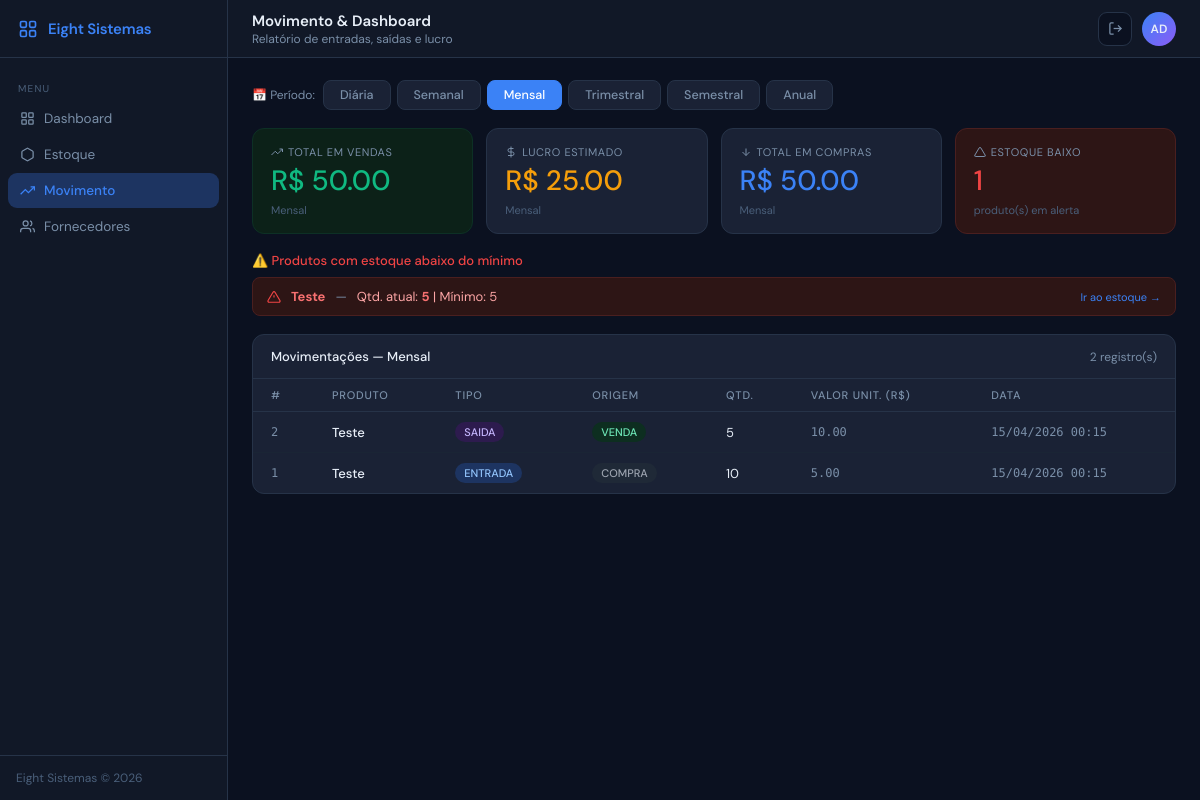
/movimento (signed in), run on the app's committed database.
### app.py (models this page shows)
class Produto(db.Model):
    __tablename__ = 'produtos'
    id = db.Column(db.Integer, primary_key=True)
    nome = db.Column(db.String(50))
    categoria = db.Column(db.String(50))
    quantidade = db.Column(db.Integer, default=0)
    estoque_minimo = db.Column(db.Integer, default=5)
    preco_custo = db.Column(db.Numeric(10, 2))
    preco_venda = db.Column(db.Numeric(10, 2))
    fornecedor_id = db.Column(db.Integer, db.ForeignKey('fornecedores.id'))
    descricao = db.Column(db.Text)

class Movimentacao(db.Model):
    __tablename__ = 'movimentacoes_estoque'
    id = db.Column(db.Integer, primary_key=True)
    produto_id = db.Column(db.Integer, db.ForeignKey('produtos.id', ondelete='CASCADE'))
    tipo = db.Column(db.Enum('entrada', 'saida'), nullable=False)
    quantidade = db.Column(db.Integer, nullable=False)
    origem = db.Column(db.Enum('compra', 'venda', 'ajuste'), nullable=False)
    valor_unitario = db.Column(db.Numeric(10, 2))
    custo_unitario = db.Column(db.Numeric(10, 2))
    data_movimentacao = db.Column(db.DateTime, default=db.func.current_timestamp())

### app.py (the view)
@app.route('/movimento')
@login_required
def movimento():
    from datetime import timedelta
    filtro = request.args.get('filtro', 'mensal')
    agora = datetime.now()
    filtros_map = {
        'diario':      agora - timedelta(days=1),
        'semanal':     agora - timedelta(weeks=1),
        'mensal':      agora - timedelta(days=30),
        'trimestral':  agora - timedelta(days=90),
        'semestral':   agora - timedelta(days=180),
        'anual':       agora - timedelta(days=365),
    }
    data_inicio = filtros_map.get(filtro, filtros_map['mensal'])
    movimentacoes = db.session.query(Movimentacao, Produto).join(
        Produto, Movimentacao.produto_id == Produto.id
    ).filter(
        Movimentacao.data_movimentacao >= data_inicio
    ).order_by(Movimentacao.data_movimentacao.desc()).all()
    total_vendas = 0
    total_lucro  = 0
    total_compras = 0
    for mov, prod in movimentacoes:
        if mov.tipo == 'saida' and mov.origem == 'venda':
            receita = float(mov.valor_unitario or 0) * mov.quantidade
            custo   = float(mov.custo_unitario or 0) * mov.quantidade
            total_vendas  += receita
            total_lucro   += (receita - custo)
        elif mov.tipo == 'entrada' and mov.origem == 'compra':
            total_compras += float(mov.valor_unitario or 0) * mov.quantidade
    alertas = Produto.query.filter(Produto.quantidade <= Produto.estoque_minimo).all()
    lista_mov = []
    for mov, prod in movimentacoes:
        lista_mov.append({
            "id": mov.id,
            "produto_nome": prod.nome,
            "tipo": mov.tipo,
            "origem": mov.origem,
            "quantidade": mov.quantidade,
            "valor_unitario": mov.valor_unitario,
            "data": mov.data_movimentacao.strftime('%d/%m/%Y %H:%M') if mov.data_movimentacao else "-"
        })
    from collections import defaultdict
    graf_entradas = defaultdict(float)
    graf_saidas   = defaultdict(float)
    seis_meses = datetime.now() - timedelta(days=180)
    movs_graf = db.session.query(Movimentacao).filter(
        Movimentacao.data_movimentacao >= seis_meses
    ).all()
    for m in movs_graf:
        mes = m.data_movimentacao.strftime('%b/%y') if m.data_movimentacao else '?'
        if m.tipo == 'entrada':
            graf_entradas[mes] += m.quantidade
        else:
            graf_saidas[mes] += m.quantidade
    todos_meses = sorted(set(list(graf_entradas.keys()) + list(graf_saidas.keys())))
    graf_labels   = todos_meses
    graf_ent_vals = [graf_entradas.get(m, 0) for m in todos_meses]
    graf_sai_vals = [graf_saidas.get(m, 0)   for m in todos_meses]
    from sqlalchemy import func as sqlfunc
    top_vendidos = db.session.query(
        Produto.nome,
        sqlfunc.sum(Movimentacao.quantidade).label('total')
    ).join(Movimentacao, Movimentacao.produto_id == Produto.id)     .filter(Movimentacao.tipo == 'saida', Movimentacao.origem == 'venda')     .group_by(Produto.id)     .order_by(sqlfunc.sum(Movimentacao.quantidade).desc())     .limit(5).all()
    max_vend = max((t for _, t in top_vendidos), default=1) or 1
    top_vendidos_data = [
        {"nome": n, "total": int(t), "pct": round(int(t)/max_vend*100)}
        for n, t in top_vendidos
    ]
    todos_produtos = Produto.query.order_by(Produto.quantidade.asc()).all()
    estoque_rapido = [
        {
            "nome": p.nome,
            "id": p.id,
            "quantidade": p.quantidade,
            "ok": p.quantidade > p.estoque_minimo,
            "categoria": p.categoria or "—"
        }
        for p in todos_produtos
    ]
    return render_template('movimento.html',
                           movimentacoes=lista_mov,
                           total_vendas=total_vendas,
                           total_lucro=total_lucro,
                           total_compras=total_compras,
                           alertas=alertas,
                           filtro_ativo=filtro,
                           graf_labels=graf_labels,
                           graf_entradas=graf_ent_vals,
                           graf_saidas=graf_sai_vals,
                           top_vendidos=top_vendidos_data,
                           estoque_rapido=estoque_rapido,
                           total_produtos=Produto.query.count())

### app.py (called while the page is built)
def login_required(f):
    @wraps(f)
    def decorated(*args, **kwargs):
        if 'usuario_id' not in session:
            return redirect(url_for('login'))
        return f(*args, **kwargs)
    return decorated

### templates/movimento.html (shortened to what this page needs)
{% extends "base.html" %}
{% block nav_movimento %}active{% endblock %}
{% block page_title %}Movimento & Dashboard{% endblock %}
{% block page_sub %}Relatório de entradas, saídas e lucro{% endblock %}
{% block content %}
<div class="filtro-bar">
  <span class="filtro-label">📅 Período:</span>
  {% set opcoes = [
    ('diario',     'Diária'),
    ('semanal',    'Semanal'),
    ('mensal',     'Mensal'),
    ('trimestral', 'Trimestral'),
    ('semestral',  'Semestral'),
    ('anual',      'Anual')
  ] %}
  {% for valor, label in opcoes %}
  <a href="/movimento?filtro={{ valor }}"
     class="filtro-btn {{ 'ativo' if filtro_ativo == valor else '' }}">
    {{ label }}
  </a>
  {% endfor %}
</div>
<div class="cards-grid">
  <div class="stat-card success">
    <div class="card-label">
      <svg viewBox="0 0 24 24" fill="none" stroke="currentColor" stroke-width="2"><polyline points="23 6 13.5 15.5 8.5 10.5 1 18"/><polyline points="17 6 23 6 23 12"/></svg>
      Total em Vendas
    </div>
    <div class="card-value green">R$ {{ "%.2f"|format(total_vendas) }}</div>
    <div class="card-sub">{{ filtro_ativo | capitalize }}</div>
  </div>
  <div class="stat-card">
    <div class="card-label">
      <svg viewBox="0 0 24 24" fill="none" stroke="currentColor" stroke-width="2"><line x1="12" y1="1" x2="12" y2="23"/><path d="M17 5H9.5a3.5 3.5 0 0 0 0 7h5a3.5 3.5 0 0 1 0 7H6"/></svg>
      Lucro Estimado
    </div>
    <div class="card-value amber">R$ {{ "%.2f"|format(total_lucro) }}</div>
    <div class="card-sub">{{ filtro_ativo | capitalize }}</div>
  </div>
  <div class="stat-card">
    <div class="card-label">
      <svg viewBox="0 0 24 24" fill="none" stroke="currentColor" stroke-width="2"><path d="M12 5v14M5 12l7 7 7-7"/></svg>
      Total em Compras
    </div>
    <div class="card-value blue">R$ {{ "%.2f"|format(total_compras) }}</div>
    <div class="card-sub">{{ filtro_ativo | capitalize }}</div>
  </div>
  <div class="stat-card {{ 'danger' if alertas|length > 0 else '' }}">
    <div class="card-label">
      <svg viewBox="0 0 24 24" fill="none" stroke="currentColor" stroke-width="2"><path d="M10.29 3.86L1.82 18a2 2 0 0 0 1.71 3h16.94a2 2 0 0 0 1.71-3L13.71 3.86a2 2 0 0 0-3.42 0z"/></svg>
      Estoque Baixo
    </div>
    <div class="card-value {{ 'red' if alertas|length > 0 else 'green' }}">{{ alertas|length }}</div>
    <div class="card-sub">produto(s) em alerta</div>
  </div>
</div>
{% if alertas %}
<div>
  <div style="font-size:13px;font-weight:500;margin-bottom:8px;color:var(--red);">⚠️ Produtos com estoque abaixo do mínimo</div>
  <div class="alertas-wrap">
    {% for p in alertas %}
    <div class="alerta-item">
      <svg viewBox="0 0 24 24" fill="none" stroke="currentColor" stroke-width="2"><path d="M10.29 3.86L1.82 18a2 2 0 0 0 1.71 3h16.94a2 2 0 0 0 1.71-3L13.71 3.86a2 2 0 0 0-3.42 0z"/><line x1="12" y1="9" x2="12" y2="13"/><line x1="12" y1="17" x2="12.01" y2="17"/></svg>
      <strong>{{ p.nome }}</strong>
      <span style="color:var(--muted);">—</span>
      <span>Qtd. atual: <strong>{{ p.quantidade }}</strong> | Mínimo: {{ p.estoque_minimo }}</span>
      <a href="/estoque" style="margin-left:auto;font-size:11px;color:var(--blue);text-decoration:none;">Ir ao estoque →</a>
    </div>
    {% endfor %}
  </div>
</div>
{% endif %}
<div class="tcard">
  <div class="tcard-header">
    <span class="tcard-title">Movimentações — {{ filtro_ativo | capitalize }}</span>
    <span class="text-muted" style="font-size:12px;">{{ movimentacoes|length }} registro(s)</span>
  </div>
  {% if movimentacoes %}
  <table>
    <thead>
      <tr>
        <th>#</th>
        <th>Produto</th>
        <th>Tipo</th>
        <th>Origem</th>
        <th>Qtd.</th>
        <th>Valor Unit. (R$)</th>
        <th>Data</th>
      </tr>
    </thead>
    <tbody>
      {% for m in movimentacoes %}
      <tr>
        <td class="mono">{{ m.id }}</td>
        <td class="fw500">{{ m.produto_nome }}</td>
        <td>
          <span class="badge-status {{ 'badge-entrada' if m.tipo == 'entrada' else 'badge-saida' }}">
            {{ m.tipo | upper }}
          </span>
        </td>
        <td>
          <span class="badge-status
            {% if m.origem == 'venda' %}badge-venda
            {% elif m.origem == 'compra' %}badge-compra
            {% else %}badge-ajuste{% endif %}">
            {{ m.origem | upper }}
          </span>
        </td>
        <td>{{ m.quantidade }}</td>
        <td class="mono">{{ "%.2f"|format(m.valor_unitario|float) if m.valor_unitario else '—' }}</td>
        <td class="text-muted mono">{{ m.data }}</td>
      </tr>
      {% endfor %}
    </tbody>
  </table>
  {% else %}
  <div class="empty-state">
    <svg viewBox="0 0 24 24" fill="none" stroke="currentColor" stroke-width="1.5"><polyline points="23 6 13.5 15.5 8.5 10.5 1 18"/><polyline points="17 6 23 6 23 12"/></svg>
    Nenhuma movimentação no período selecionado.
  </div>
  {% endif %}
</div>
{% endblock %}

### templates/base.html (shortened to what this page needs)
<!DOCTYPE html>
<html lang="pt-br">
<head>
</head>
<body>
<div class="app">
  <aside class="sidebar">
    <div class="sidebar-logo">
      <svg viewBox="0 0 24 24" fill="none" stroke="currentColor" stroke-width="2">
        <rect x="3" y="3" width="7" height="7" rx="1.5"/>
        <rect x="14" y="3" width="7" height="7" rx="1.5"/>
        <rect x="3" y="14" width="7" height="7" rx="1.5"/>
        <rect x="14" y="14" width="7" height="7" rx="1.5"/>
      </svg>
      Eight Sistemas
    </div>
    <nav class="nav">
      <div class="nav-section">Menu</div>
      <a href="/" class="nav-item {% block nav_home %}{% endblock %}">
        <svg viewBox="0 0 24 24" fill="none" stroke="currentColor" stroke-width="2"><rect x="3" y="3" width="7" height="7" rx="1"/><rect x="14" y="3" width="7" height="7" rx="1"/><rect x="3" y="14" width="7" height="7" rx="1"/><rect x="14" y="14" width="7" height="7" rx="1"/></svg>
        Dashboard
      </a>
      <a href="/estoque" class="nav-item {% block nav_estoque %}{% endblock %}">
        <svg viewBox="0 0 24 24" fill="none" stroke="currentColor" stroke-width="2"><path d="M21 16V8a2 2 0 0 0-1-1.73l-7-4a2 2 0 0 0-2 0l-7 4A2 2 0 0 0 3 8v8a2 2 0 0 0 1 1.73l7 4a2 2 0 0 0 2 0l7-4A2 2 0 0 0 21 16z"/></svg>
        Estoque
      </a>
      <a href="/movimento" class="nav-item {% block nav_movimento %}{% endblock %}">
        <svg viewBox="0 0 24 24" fill="none" stroke="currentColor" stroke-width="2"><polyline points="23 6 13.5 15.5 8.5 10.5 1 18"/><polyline points="17 6 23 6 23 12"/></svg>
        Movimento
      </a>
      <a href="/fornecedores" class="nav-item {% block nav_fornecedores %}{% endblock %}">
        <svg viewBox="0 0 24 24" fill="none" stroke="currentColor" stroke-width="2"><path d="M17 21v-2a4 4 0 0 0-4-4H5a4 4 0 0 0-4 4v2"/><circle cx="9" cy="7" r="4"/><path d="M23 21v-2a4 4 0 0 0-3-3.87"/><path d="M16 3.13a4 4 0 0 1 0 7.75"/></svg>
        Fornecedores
      </a>
    </nav>
    <div class="sidebar-footer">Eight Sistemas &copy; 2026</div>
  </aside>
  <div class="main">
    <header class="topbar">
      <div>
        <div class="topbar-title">{% block page_title %}{% endblock %}</div>
        <div class="topbar-sub">{% block page_sub %}{% endblock %}</div>
      </div>
      <div style="display:flex;align-items:center;gap:10px;">
        <a href="/logout" class="icon-btn" title="Sair">
          <svg viewBox="0 0 24 24" fill="none" stroke="currentColor" stroke-width="2"><path d="M9 21H5a2 2 0 0 1-2-2V5a2 2 0 0 1 2-2h4"/><polyline points="16 17 21 12 16 7"/><line x1="21" y1="12" x2="9" y2="12"/></svg>
        </a>
        <div class="avatar" title="{{ session.get('usuario_nome', 'Usuário') }}">
          {{ session.get('usuario_nome', 'US')[:2].upper() }}
        </div>
      </div>
    </header>
    <div class="content">
      {% block content %}{% endblock %}
    </div>
  </div>
</div>
</body>
</html>

### templates/movimento.html (style rules this page uses)
.filtro-bar { display:flex; gap:6px; flex-wrap:wrap; align-items:center; }
.filtro-btn { padding: 6px 16px; border-radius: 8px; border: 1px solid var(--border); background: var(--card); color: var(--muted); font-size: 12.5px; font-weight: 500; font-family: var(--font); cursor: pointer; text-decoration: none; transition: all 0.14s; }
.filtro-btn.ativo { background: var(--blue); border-color: var(--blue); color: #fff; }
.filtro-label { font-size: 12px; color: var(--muted); margin-right: 2px; }
.alerta-item { display: flex; align-items: center; gap: 10px; padding: 10px 14px; background: var(--red-dim); border: 1px solid #4a1f1f; border-radius: 8px; font-size: 13px; color: #fca5a5; }
.alerta-item strong { color: #f87171; }
.alerta-item svg { width: 14px; height: 14px; color: var(--red); flex-shrink: 0; }
.alertas-wrap { display: flex; flex-direction: column; gap: 6px; }

### data on the page
Produto: nome "Teste", quantidade "5", estoque_minimo "5"
Movimentacao: id "2", produto_nome "Teste", tipo "SAIDA", origem "VENDA", quantidade "5", valor_unitario "10.00", data "15/04/2026 00:15", id "1", tipo "ENTRADA", origem "COMPRA", quantidade "10"
Movimentacao: valor_unitario "5.00"

### other printed values
{{ session.get('usuario_nome', 'US')[:2].upper() }} "AD"
{{ label }} "Diária" "Semanal" "Mensal" "Trimestral" "Semestral" "Anual"
{{ "%.2f"|format(total_vendas) }} "50.00"
{{ filtro_ativo | capitalize }} "Mensal"
{{ "%.2f"|format(total_lucro) }} "25.00"
{{ "%.2f"|format(total_compras) }} "50.00"
{{ alertas|length }} "1"
{{ movimentacoes|length }} "2"
